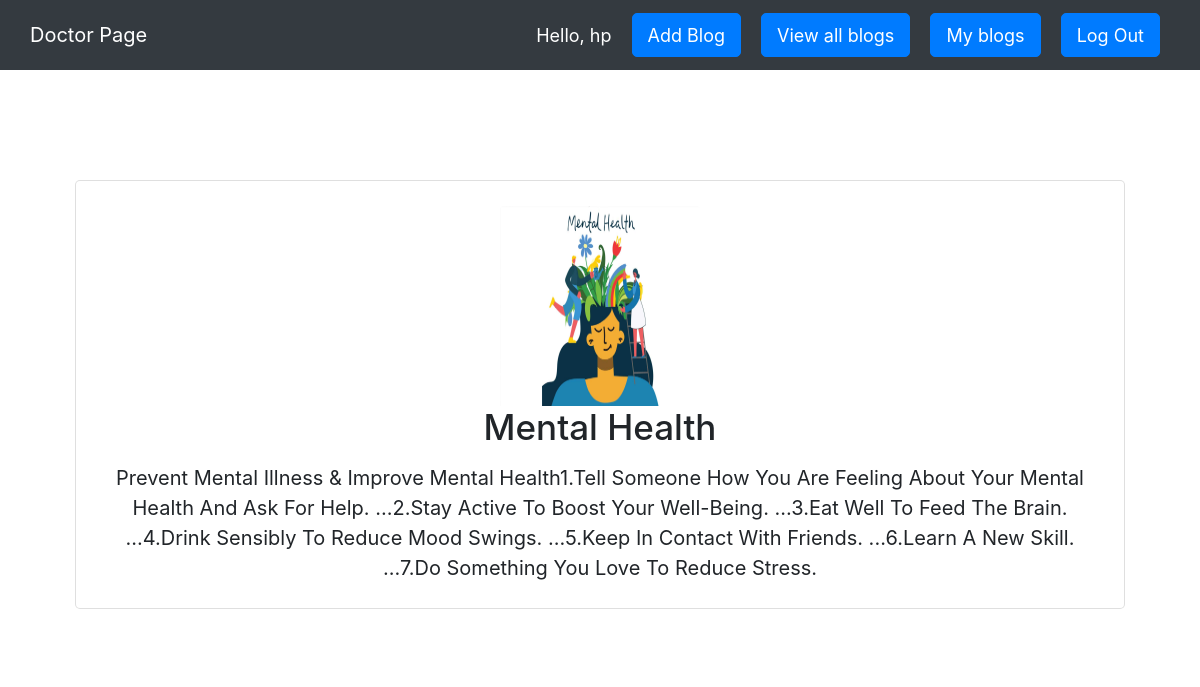
The page /full_blog/12/ (signed in) on the database its author committed.
### hospital/models.py (models this page shows, shortened)
class Blog(models.Model):
    Categories = (
        ('Mental Health', 'Mental Health'),
        ('Heart Disease', 'Heart Disease'),
        ('COVID-19', 'COVID-19'),
        ('Immunization', 'Immunization'),
    )
    title = models.CharField(max_length=50, null=False)
    category = models.CharField(max_length=200, null=False, choices=Categories)
    summary = models.CharField(max_length=200, null=False)
    content = models.CharField(max_length=2000, null=False)
    user = models.ForeignKey(User, on_delete=models.CASCADE, null=False)
    image = models.ImageField(null=True, blank=True)
    img = models.ImageField(null=True, blank=True)
    class Meta:
        verbose_name_plural = "Blogs"

### hospital/views.py (the view)
# urls.py: path('full_blog/<str:pk>/', views.fullBlog, name='full_blog'),
def fullBlog(request, pk):
    blogs = Blog.objects.get(id=pk)
    context = {'blogs': blogs, }
    return render(request, 'full_blog.html', context)

### hospital/templates/full_blog.html (shortened to what this page needs)
{% extends 'main.html' %}
{% block content %}
<BR><BR>
<div class="row">
  <div class="col">
    <div class="card text-center">
      <div class="card-body">
        <img class="card-img-top" id="image" src="{{blogs.image.url}}" alt="Card image cap">
        <h3 class="card-title">{{blogs.title|title}}</h3>
          <p class="card-text">{{blogs.content |title}}</p>
      </div>
    </div>
  </div>
</div>
{% endblock %}

### hospital/templates/main.html (shortened to what this page needs)
<!DOCTYPE html>
<html lang="en">
<head>
    <link rel="stylesheet" href="https://maxcdn.bootstrapcdn.com/bootstrap/4.0.0/css/bootstrap.min.css">
    <link rel="stylesheet" type="text/css" href="#">
</head>
<body>
<link rel="stylesheet" type="text/css" href="#">
<nav class="navbar navbar-expand-lg navbar-dark bg-dark ">
  <div class="collapse navbar-collapse" id="navbarNav">
    <ul class="navbar-nav">
      {% if request.user.is_staff %}
      <li class="nav-item" style = 'margin-right : 10px;'>
        <a class="nav-link active" href="#">Doctor Page</a>
      </li>
        {% else %}
        <li class="nav-item" style = 'margin-right : 10px;'>
        <a class="nav-link active" href="{% url 'home' %}">Patient Page</a>
      </li>
      {% endif %}
    </ul>
  </div>
  <span id="hello-msg">Hello, {{request.user}}</span>
  {% if user.is_staff %}
  <span><a id="hello-msg" class="btn btn-primary" href="{% url 'add_blog' %}">Add Blog</a></span>
  <span><a id="hello-msg" class="btn btn-primary" href="{% url 'view_blog' %}">View all blogs</a></span>
  <span><a id="hello-msg" class="btn btn-primary" href="{% url 'my_blog' %}">My blogs</a></span>
  {% endif %}
  <span><a id="hello-msg" class="btn btn-primary" href="{% url 'logout' %}">Log Out</a></span>
</nav>
{% block content %}
{% endblock content %}
</body>
</html>

### hospital/templates/main.html (style rules this page uses)
* { font-size : 20px; }
#hello-msg { font-size : 18px; color : #fff; margin-right : 20px; }

### hospital/templates/full_blog.html (style rules this page uses)
.row { padding: 30px; margin : 0 10px 0 10px; background-color: #fff; }
.card { margin : 20px; }
#image { max-width : 200px; height : 200px; margin : 0 auto; }

### rows shown on the page
Blog: image (picture), title "Mental Health", content "Prevent Mental Illness & Improve Mental Health1.Tell Someone How You Are Feeling About Your Mental Health And Ask For Help. ...2.Stay Active To Boost Your Well-Being. ...3.Eat Well To Feed The Brain. ...4.Drink Sensibly To Reduce Mood Swings. ...5.Keep In Contact With Friends. ...6.Learn A New Skill. ...7.Do Something You Love To Reduce Stress."

### other values the page prints
{{ request.user }} "hp"
